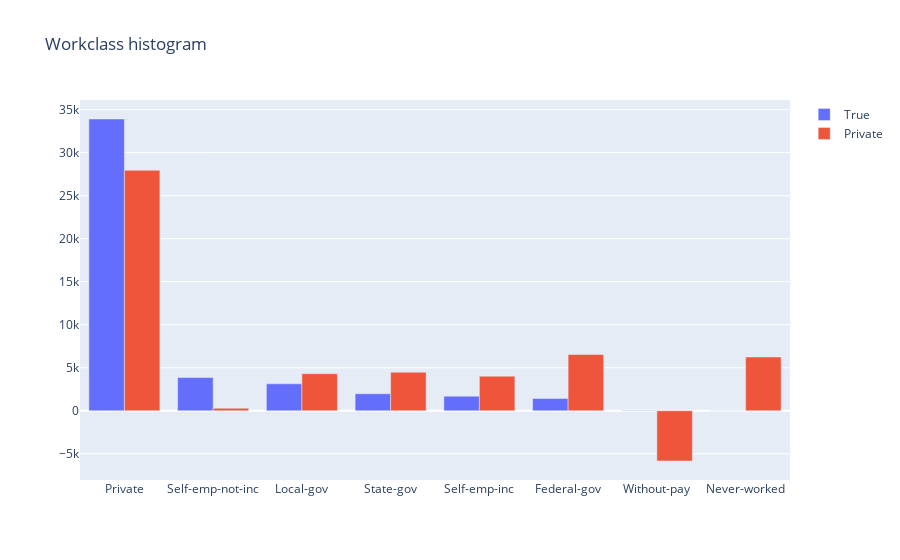

Source (notebook cell):
### Markdown cell above
We can see that the relative $\ell_1$-error decreases when $\epsilon$ increases. The influence of $\delta$ is very small, but here as $\delta$ increases, the relative $\ell_1$-error increases

### Code cell
# Compare histograms
private_workclass = gaussian_mechanism(histogram_query(dataset, 'workclass'), np.sqrt(2), 1e-3, 1e-2)
hist=histogram_query(dataset, 'workclass')

import plotly.graph_objects as go

fig = go.Figure(data=[
    go.Bar(name='True', x=hist.index, y=hist),
    go.Bar(name='Private', x=hist.index, y=private_workclass)
])
#add title
fig.update_layout(title_text='Workclass histogram')
# Change the bar mode
fig.update_layout(barmode='group')
fig.show()

### Figure 1 — Plotly figure (JSON) as saved in the notebook; plotly's stock layout.template omitted (floating-point values rounded to 4 significant figures)
{"data": [{"name": "True", "type": "bar", "x": ["Private", "Self-emp-not-inc", "Local-gov", "State-gov", "Self-emp-inc", "Federal-gov", "Without-pay", "Never-worked"], "y": [33906, 3862, 3136, 1981, 1695, 1432, 21, 10]}, {"name": "Private", "type": "bar", "x": ["Private", "Self-emp-not-inc", "Local-gov", "State-gov", "Self-emp-inc", "Federal-gov", "Without-pay", "Never-worked"], "y": [27950.0, 295.3, 4314.0, 4485.0, 4028.0, 6542.0, -5835.0, 6248.0]}], "layout": {"barmode": "group", "title": {"text": "Workclass histogram"}}}
